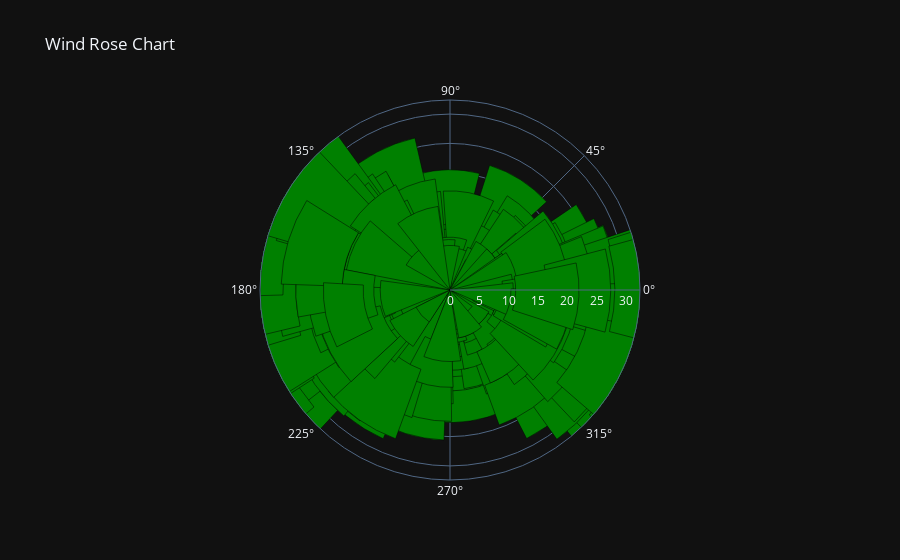

Notebook code cell kept with this figure:
### Markdown cell above
---

Wind Rose Chart:

### Code cell
fig = go.Figure()
wind_speed=df.windspeed
wind_direction=df.winddir
fig.add_trace(go.Barpolar(r=wind_speed,theta=wind_direction,marker_color='green',marker_line_color='black',name='Wind Speed',width=30,))
fig.update_layout(title='Wind Rose Chart',polar=dict(radialaxis=dict(visible=True,range=[0, max(wind_speed)+5],),),template='plotly_dark',)
fig.write_html("Comilla_Wind_Rose_Chart.html")
fig.show()

### Figure 1 — Plotly figure (JSON) as saved in the notebook; plotly's stock layout.template omitted (floating-point values rounded to 4 significant figures; data arrays with more than 128 entries replaced by an {"elided": "..."} marker saying what was removed)
{"data": [{"marker": {"color": "green", "line": {"color": "black"}}, "name": "Wind Speed", "r": {"elided": "2104 float values"}, "theta": {"elided": "2104 float values"}, "type": "barpolar", "width": 30}], "layout": {"autosize": true, "polar": {"angularaxis": {"type": "linear"}, "radialaxis": {"autorange": false, "range": [0, 32.4], "type": "linear", "visible": true}}, "title": {"text": "Wind Rose Chart"}}}
